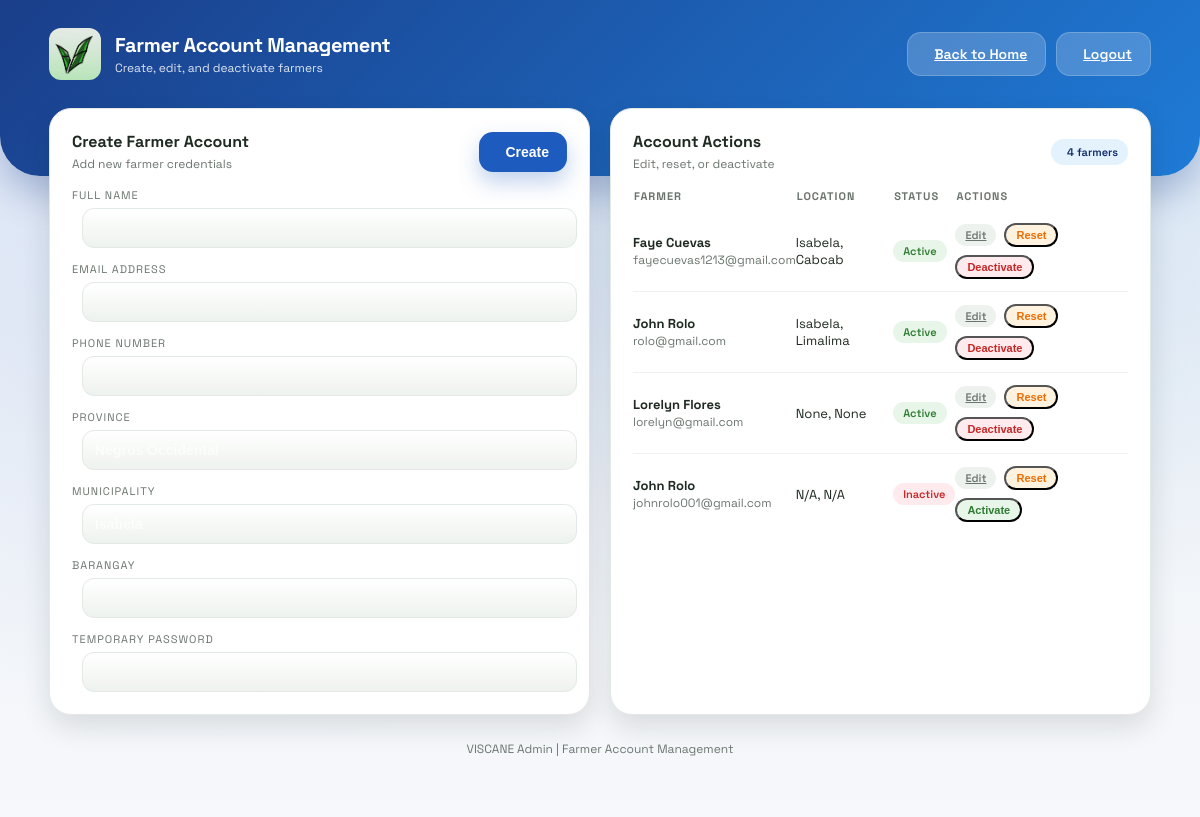
Screenshot of /admin/farmers (signed in) with the database file from the repository.
### models.py (models this page shows)
class User(db.Model):
    id = db.Column(db.Integer, primary_key=True)
    fullname = db.Column(db.String(100), nullable=False)
    email = db.Column(db.String(120), unique=True, nullable=False)
    phone = db.Column(db.String(20), nullable=False)
    password = db.Column(db.String(200), nullable=False)
    province = db.Column(db.String(120), nullable=True)
    municipality = db.Column(db.String(120), nullable=True)
    barangay = db.Column(db.String(120), nullable=True)
    is_active = db.Column(db.Boolean, nullable=False, default=True)
    is_archived = db.Column(db.Boolean, nullable=False, default=False)

### app.py (the view, shortened to what this page needs)
@app.route('/admin/farmers', methods=['GET', 'POST'])
@login_required
def admin_farmers():
    message = request.args.get('message')
    error = request.args.get('error')
    users = User.query.filter_by(is_archived=False).order_by(User.id.desc()).all()
    return render_template('admin_farmers.html', users=users, message=message, error=error, current_admin=get_current_admin())

### app.py (called while the page is built)
def login_required(view):
    @wraps(view)
    def wrapped(*args, **kwargs):
        if not session.get('admin_id'):
            return redirect(url_for('admin_login'))
        return view(*args, **kwargs)
    return wrapped

def get_current_admin():
    admin_id = session.get('admin_id')
    if not admin_id:
        return None
    admin = Admin.query.get(admin_id)
    if not admin or admin.is_archived:
        return None
    return admin

### templates/admin_farmers.html (shortened to what this page needs)
<!DOCTYPE html>
<html lang="en">
<head>
    <link rel="stylesheet" href="{{ url_for('static', filename='style.css') }}">
</head>
<body class="admin-layout">
    <div class="dashboard-bg"></div>
    <header class="dashboard-header">
        <div class="header-content">
            <div class="brand">
                <div class="brand-icon">
                    <img src="{{ url_for('static', filename='logo.jpg') }}" alt="VISCANE Logo" style="width: 100%; height: 100%; object-fit: cover; border-radius: 12px;">
                </div>
                <div>
                    <p class="brand-title">Farmer Account Management</p>
                    <p class="brand-subtitle">Create, edit, and deactivate farmers</p>
                </div>
            </div>
            <div class="header-actions">
                <a class="btn light" href="/admin">
                    Back to Home
                </a>
                <a class="btn light" href="/admin-logout">
                    Logout
                </a>
            </div>
        </div>
    </header>
    <main class="dashboard-container fade-in">
        <section class="section-grid two-col">
            <form class="panel" method="POST">
                <div class="panel-header">
                    <div>
                        <h3 class="panel-title">Create Farmer Account</h3>
                        <p class="panel-subtitle">Add new farmer credentials</p>
                    </div>
                    <button class="btn primary" type="submit">
                        Create
                    </button>
                </div>
                <div class="stat-label">Full Name</div>
                <input class="stat-input" type="text" name="fullname" required>
                <div class="stat-label">Email Address</div>
                <input class="stat-input" type="email" name="email" required>
                <div class="stat-label">Phone Number</div>
                <input class="stat-input" type="text" name="phone" required>
                <div class="stat-label">Province</div>
                <input class="stat-input" type="text" name="province" placeholder="Negros Occidental">
                <div class="stat-label">Municipality</div>
                <input class="stat-input" type="text" name="municipality" placeholder="Isabela">
                <div class="stat-label">Barangay</div>
                <input class="stat-input" type="text" name="barangay">
                <div class="stat-label">Temporary Password</div>
                <input class="stat-input" type="text" name="password" required>
            </form>
            <div class="panel">
                <div class="panel-header">
                    <div>
                        <h3 class="panel-title">Account Actions</h3>
                        <p class="panel-subtitle">Edit, reset, or deactivate</p>
                    </div>
                    <span class="badge">{{ users|length }} farmers</span>
                </div>
                <table class="data-table">
                    <thead>
                        <tr>
                            <th>Farmer</th>
                            <th>Location</th>
                            <th>Status</th>
                            <th>Actions</th>
                        </tr>
                    </thead>
                    <tbody>
                        {% if users %}
                            {% for user in users %}
                                <tr>
                                    <td>
                                        <strong>{{ user.fullname }}</strong><br>
                                        <span class="list-meta">{{ user.email }}</span>
                                    </td>
                                    <td>{{ user.municipality or 'N/A' }}, {{ user.barangay or 'N/A' }}</td>
                                    <td>
                                        {% if user.is_active %}
                                            <span class="tag success">Active</span>
                                        {% else %}
                                            <span class="tag alert">Inactive</span>
                                        {% endif %}
                                    </td>
                                    <td>
                                        <div class="admin-action-row">
                                            <a class="tag" href="/admin/farmers/{{ user.id }}/edit">Edit</a>
                                            <form method="POST" action="/admin/farmers">
                                                <button class="tag warning" type="submit">Reset</button>
                                            </form>
                                            <form method="POST" action="/admin/farmers">
                                                {% if user.is_active %}
                                                    <button class="tag alert" type="submit">Deactivate</button>
                                                {% else %}
                                                    <button class="tag success" type="submit">Activate</button>
                                                {% endif %}
                                            </form>
                                        </div>
                                    </td>
                                </tr>
                            {% endfor %}
                        {% else %}
                            <tr>
                                <td colspan="4">No farmers registered yet.</td>
                            </tr>
                        {% endif %}
                    </tbody>
                </table>
            </div>
        </section>
        <div class="footer-link">VISCANE Admin | Farmer Account Management</div>
    </main>
</body>
</html>

### rows the page displays
User: fullname "Faye Cuevas", email "fayecuevas1213@gmail.com", municipality "Isabela", barangay "Cabcab", is_active "Active"
User: fullname "John Rolo", email "rolo@gmail.com", municipality "Isabela", barangay "Limalima", is_active "Active"
User: fullname "Lorelyn Flores", email "lorelyn@gmail.com", municipality "None", barangay "None", is_active "Active"
User: fullname "John Rolo", email "johnrolo001@gmail.com", municipality "N/A", barangay "N/A", is_active "Inactive"

### other values shown
{{ users|length }} "4"
